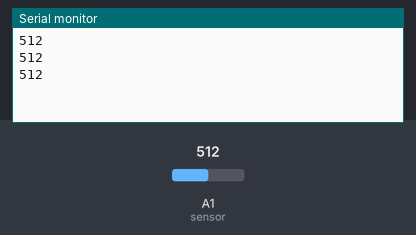
A sketch run on a simulated Arduino Uno, built with avr-gcc and run on an emulated ATmega328P. Shown: the last lines printed to the serial monitor. The test bench sets the inputs (shaded band); at power-on: A1 (sensor) = 512.

Above: at 1.3 s.
1.4 s: A1 (sensor) set to 716
At 1.9 s:
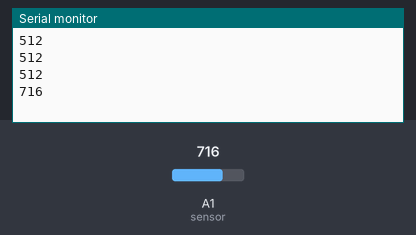
2.9 s: A1 (sensor) set to 900
At 3.4 s:
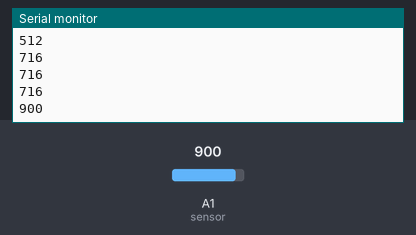
Timing chart, 0 to 5.9 s (numbered marks = the images above; inputs shaded):
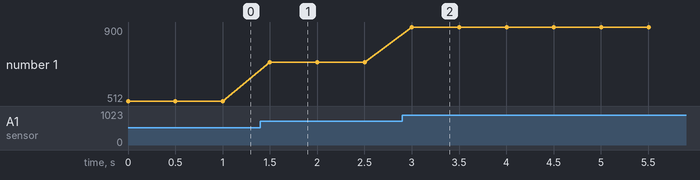

The sketch:

2023.12.01_ldr_arduino.ino
```cpp
int sensor=A1;
int messwert;

void setup() {
  Serial.begin(9600);
}

void loop() {
  messwert=analogRead(sensor);
  Serial.println(messwert);
  delay(500);
}
```

Measured:
- after the input at 1.4 s, the serial monitor: prints a new line after 0.10 s (image 1)
- after the input at 2.9 s, the serial monitor: prints a new line after 0.10 s (image 2)
- plotted number 1: 512 → 716 after the input at 1.4 s, 716 → 900 after the input at 2.9 s
